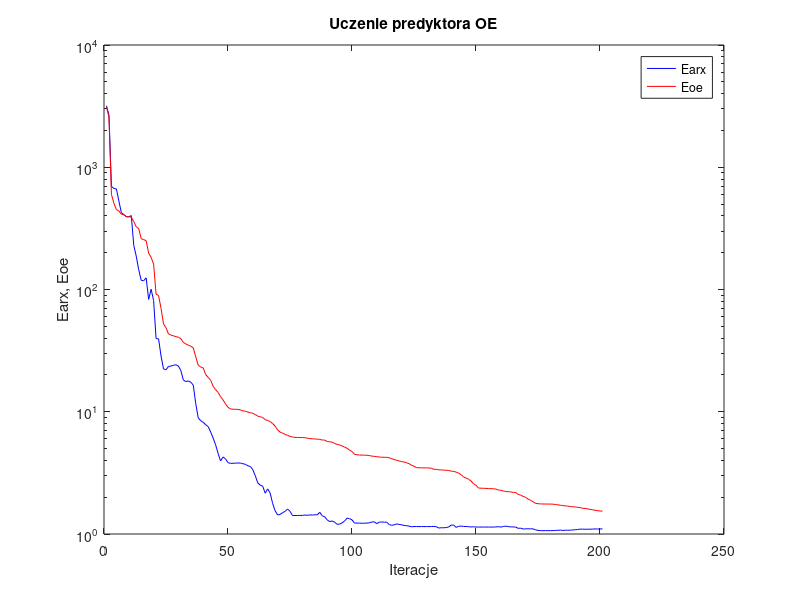
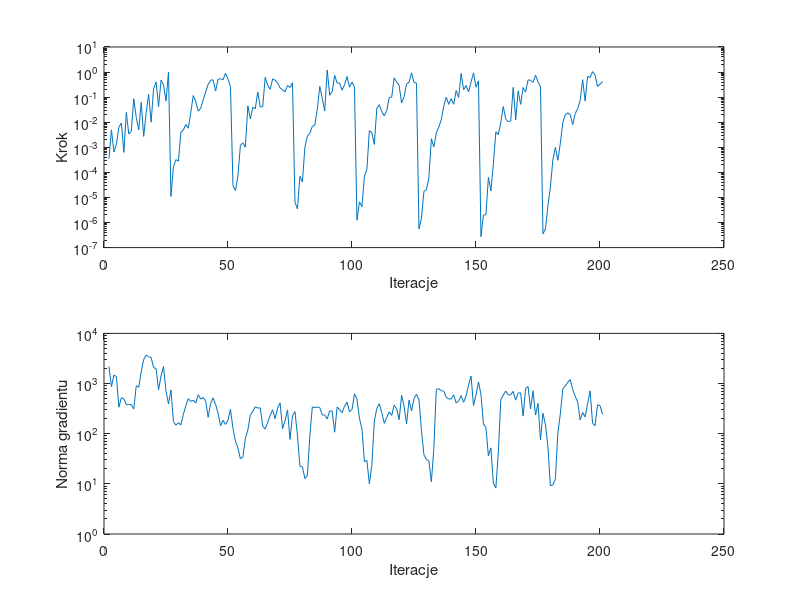

MATLAB code to generate these figures, in order:
%uczenie predyktora oe
clear all;
n=0; farx(n+1)=3.179653e+003; foe(n+1)=3.122186e+003; wspucz(n+1)=0.000000e+000; ng(n+1)=0.000000e+000;
%odnowa zmiennej metryki
n=1; farx(n+1)=2.676048e+003; foe(n+1)=2.565245e+003; krok(n+1)=3.505243e-004; ng(n+1)=2.191981e+003;
n=2; farx(n+1)=6.969304e+002; foe(n+1)=5.996119e+002; krok(n+1)=4.974973e-003; ng(n+1)=8.699432e+002;
n=3; farx(n+1)=6.705100e+002; foe(n+1)=5.072894e+002; krok(n+1)=6.467102e-004; ng(n+1)=1.475138e+003;
n=4; farx(n+1)=6.648690e+002; foe(n+1)=4.503345e+002; krok(n+1)=1.329544e-003; ng(n+1)=1.370097e+003;
n=5; farx(n+1)=5.294657e+002; foe(n+1)=4.386410e+002; krok(n+1)=6.374691e-003; ng(n+1)=3.377118e+002;
n=6; farx(n+1)=4.246192e+002; foe(n+1)=4.128746e+002; krok(n+1)=9.152723e-003; ng(n+1)=5.211569e+002;
n=7; farx(n+1)=4.099017e+002; foe(n+1)=4.095198e+002; krok(n+1)=6.254538e-004; ng(n+1)=4.958928e+002;
n=8; farx(n+1)=3.930067e+002; foe(n+1)=3.954839e+002; krok(n+1)=2.439969e-002; ng(n+1)=3.808785e+002;
n=9; farx(n+1)=3.931539e+002; foe(n+1)=3.941107e+002; krok(n+1)=3.363630e-003; ng(n+1)=3.830848e+002;
n=10; farx(n+1)=4.023666e+002; foe(n+1)=3.898209e+002; krok(n+1)=4.427789e-003; ng(n+1)=3.785086e+002;
n=11; farx(n+1)=2.297629e+002; foe(n+1)=3.599708e+002; krok(n+1)=8.693674e-002; ng(n+1)=3.107508e+002;
n=12; farx(n+1)=1.872915e+002; foe(n+1)=3.258967e+002; krok(n+1)=1.547432e-002; ng(n+1)=9.021997e+002;
n=13; farx(n+1)=1.452642e+002; foe(n+1)=3.143539e+002; krok(n+1)=4.935931e-003; ng(n+1)=8.449308e+002;
n=14; farx(n+1)=1.188697e+002; foe(n+1)=2.603335e+002; krok(n+1)=6.163468e-002; ng(n+1)=1.692888e+003;
n=15; farx(n+1)=1.180184e+002; foe(n+1)=2.560466e+002; krok(n+1)=2.707062e-003; ng(n+1)=3.026192e+003;
n=16; farx(n+1)=1.245388e+002; foe(n+1)=2.503271e+002; krok(n+1)=2.439969e-002; ng(n+1)=3.694536e+003;
n=17; farx(n+1)=8.302720e+001; foe(n+1)=1.984749e+002; krok(n+1)=1.282857e-001; ng(n+1)=3.420208e+003;
n=18; farx(n+1)=1.005365e+002; foe(n+1)=1.831387e+002; krok(n+1)=1.000091e-002; ng(n+1)=3.293692e+003;
n=19; farx(n+1)=8.129516e+001; foe(n+1)=1.613913e+002; krok(n+1)=2.168605e-001; ng(n+1)=2.086332e+003;
n=20; farx(n+1)=3.966811e+001; foe(n+1)=9.156465e+001; krok(n+1)=4.004429e-001; ng(n+1)=1.980425e+003;
n=21; farx(n+1)=3.952436e+001; foe(n+1)=8.932482e+001; krok(n+1)=4.215364e-002; ng(n+1)=7.507777e+002;
n=22; farx(n+1)=2.855180e+001; foe(n+1)=7.003672e+001; krok(n+1)=4.734602e-001; ng(n+1)=1.422194e+003;
n=23; farx(n+1)=2.240978e+001; foe(n+1)=5.232594e+001; krok(n+1)=3.068907e-001; ng(n+1)=2.173906e+003;
n=24; farx(n+1)=2.205939e+001; foe(n+1)=4.865518e+001; krok(n+1)=7.045190e-002; ng(n+1)=6.953702e+002;
n=25; farx(n+1)=2.347086e+001; foe(n+1)=4.328655e+001; krok(n+1)=9.908265e-001; ng(n+1)=3.952376e+002;
%odnowa zmiennej metryki
n=26; farx(n+1)=2.365222e+001; foe(n+1)=4.234920e+001; krok(n+1)=1.109569e-005; ng(n+1)=7.417271e+002;
n=27; farx(n+1)=2.400945e+001; foe(n+1)=4.183447e+001; krok(n+1)=1.662532e-004; ng(n+1)=1.734214e+002;
n=28; farx(n+1)=2.421528e+001; foe(n+1)=4.110266e+001; krok(n+1)=3.232817e-004; ng(n+1)=1.476881e+002;
n=29; farx(n+1)=2.367416e+001; foe(n+1)=4.074028e+001; krok(n+1)=2.781068e-004; ng(n+1)=1.653236e+002;
n=30; farx(n+1)=2.168883e+001; foe(n+1)=3.959226e+001; krok(n+1)=3.966104e-003; ng(n+1)=1.502029e+002;
n=31; farx(n+1)=1.817443e+001; foe(n+1)=3.687923e+001; krok(n+1)=4.915246e-003; ng(n+1)=2.428262e+002;
n=32; farx(n+1)=1.765956e+001; foe(n+1)=3.586076e+001; krok(n+1)=8.055458e-003; ng(n+1)=3.606486e+002;
n=33; farx(n+1)=1.786826e+001; foe(n+1)=3.507669e+001; krok(n+1)=5.767896e-003; ng(n+1)=5.010048e+002;
n=34; farx(n+1)=1.743133e+001; foe(n+1)=3.439337e+001; krok(n+1)=2.452306e-002; ng(n+1)=4.391410e+002;
n=35; farx(n+1)=1.651920e+001; foe(n+1)=3.327625e+001; krok(n+1)=1.160291e-001; ng(n+1)=4.645151e+002;
n=36; farx(n+1)=1.161864e+001; foe(n+1)=2.808674e+001; krok(n+1)=6.694845e-002; ng(n+1)=4.083347e+002;
n=37; farx(n+1)=8.905934e+000; foe(n+1)=2.403878e+001; krok(n+1)=2.732857e-002; ng(n+1)=6.000703e+002;
n=38; farx(n+1)=8.455438e+000; foe(n+1)=2.324609e+001; krok(n+1)=3.631321e-002; ng(n+1)=4.896329e+002;
n=39; farx(n+1)=8.197549e+000; foe(n+1)=2.282221e+001; krok(n+1)=7.814306e-002; ng(n+1)=5.267586e+002;
n=40; farx(n+1)=7.831685e+000; foe(n+1)=2.013592e+001; krok(n+1)=1.613460e-001; ng(n+1)=4.465737e+002;
n=41; farx(n+1)=7.558512e+000; foe(n+1)=1.910195e+001; krok(n+1)=3.213279e-001; ng(n+1)=2.125521e+002;
n=42; farx(n+1)=6.834168e+000; foe(n+1)=1.813909e+001; krok(n+1)=4.681360e-001; ng(n+1)=4.024507e+002;
n=43; farx(n+1)=6.091606e+000; foe(n+1)=1.616220e+001; krok(n+1)=4.923082e-001; ng(n+1)=5.180921e+002;
n=44; farx(n+1)=5.369861e+000; foe(n+1)=1.515711e+001; krok(n+1)=1.752988e-001; ng(n+1)=3.807470e+002;
n=45; farx(n+1)=4.567281e+000; foe(n+1)=1.439068e+001; krok(n+1)=5.131430e-001; ng(n+1)=2.554316e+002;
n=46; farx(n+1)=3.963100e+000; foe(n+1)=1.327951e+001; krok(n+1)=5.461275e-001; ng(n+1)=1.444058e+002;
n=47; farx(n+1)=4.267574e+000; foe(n+1)=1.250250e+001; krok(n+1)=4.929770e-001; ng(n+1)=1.850847e+002;
n=48; farx(n+1)=4.119021e+000; foe(n+1)=1.158443e+001; krok(n+1)=9.089030e-001; ng(n+1)=1.530715e+002;
n=49; farx(n+1)=3.834547e+000; foe(n+1)=1.086495e+001; krok(n+1)=5.223159e-001; ng(n+1)=1.856145e+002;
n=50; farx(n+1)=3.782528e+000; foe(n+1)=1.054274e+001; krok(n+1)=2.680018e-001; ng(n+1)=3.075267e+002;
%odnowa zmiennej metryki
n=51; farx(n+1)=3.790181e+000; foe(n+1)=1.048506e+001; krok(n+1)=2.932016e-005; ng(n+1)=1.269215e+002;
n=52; farx(n+1)=3.797911e+000; foe(n+1)=1.047427e+001; krok(n+1)=1.902178e-005; ng(n+1)=7.103848e+001;
n=53; farx(n+1)=3.810559e+000; foe(n+1)=1.045678e+001; krok(n+1)=7.311636e-005; ng(n+1)=5.215355e+001;
n=54; farx(n+1)=3.803074e+000; foe(n+1)=1.034430e+001; krok(n+1)=1.200091e-003; ng(n+1)=3.160127e+001;
n=55; farx(n+1)=3.758087e+000; foe(n+1)=1.015834e+001; krok(n+1)=1.508794e-003; ng(n+1)=3.421280e+001;
n=56; farx(n+1)=3.715857e+000; foe(n+1)=1.009689e+001; krok(n+1)=1.013537e-003; ng(n+1)=7.997679e+001;
n=57; farx(n+1)=3.615403e+000; foe(n+1)=9.937212e+000; krok(n+1)=4.523999e-002; ng(n+1)=1.187941e+002;
n=58; farx(n+1)=3.566598e+000; foe(n+1)=9.826251e+000; krok(n+1)=1.360047e-002; ng(n+1)=2.346591e+002;
n=59; farx(n+1)=3.356292e+000; foe(n+1)=9.703352e+000; krok(n+1)=3.955695e-002; ng(n+1)=2.805426e+002;
n=60; farx(n+1)=2.997976e+000; foe(n+1)=9.486200e+000; krok(n+1)=3.450322e-002; ng(n+1)=3.450376e+002;
n=61; farx(n+1)=2.617159e+000; foe(n+1)=9.204364e+000; krok(n+1)=1.619492e-001; ng(n+1)=3.231649e+002;
n=62; farx(n+1)=2.510765e+000; foe(n+1)=9.086762e+000; krok(n+1)=4.028924e-002; ng(n+1)=3.283576e+002;
n=63; farx(n+1)=2.459261e+000; foe(n+1)=8.981145e+000; krok(n+1)=4.158324e-002; ng(n+1)=1.429092e+002;
n=64; farx(n+1)=2.156164e+000; foe(n+1)=8.602635e+000; krok(n+1)=6.197524e-001; ng(n+1)=1.232715e+002;
n=65; farx(n+1)=2.338644e+000; foe(n+1)=8.479040e+000; krok(n+1)=2.981443e-001; ng(n+1)=1.678995e+002;
n=66; farx(n+1)=2.158374e+000; foe(n+1)=8.314653e+000; krok(n+1)=2.052436e-001; ng(n+1)=2.308687e+002;
n=67; farx(n+1)=1.778203e+000; foe(n+1)=8.004623e+000; krok(n+1)=5.327344e-001; ng(n+1)=3.003771e+002;
n=68; farx(n+1)=1.550119e+000; foe(n+1)=7.621484e+000; krok(n+1)=4.747686e-001; ng(n+1)=1.990457e+002;
n=69; farx(n+1)=1.432434e+000; foe(n+1)=7.113363e+000; krok(n+1)=3.655097e-001; ng(n+1)=3.268813e+002;
n=70; farx(n+1)=1.444391e+000; foe(n+1)=6.819399e+000; krok(n+1)=2.320583e-001; ng(n+1)=4.105858e+002;
n=71; farx(n+1)=1.495218e+000; foe(n+1)=6.686640e+000; krok(n+1)=1.961845e-001; ng(n+1)=1.259749e+002;
n=72; farx(n+1)=1.529296e+000; foe(n+1)=6.519706e+000; krok(n+1)=1.643984e-001; ng(n+1)=1.821428e+002;
n=73; farx(n+1)=1.601190e+000; foe(n+1)=6.414868e+000; krok(n+1)=2.926858e-001; ng(n+1)=2.980317e+002;
n=74; farx(n+1)=1.534124e+000; foe(n+1)=6.295796e+000; krok(n+1)=2.427388e-001; ng(n+1)=7.703562e+001;
n=75; farx(n+1)=1.416386e+000; foe(n+1)=6.209148e+000; krok(n+1)=3.743213e-001; ng(n+1)=2.285514e+002;
%odnowa zmiennej metryki
n=76; farx(n+1)=1.416497e+000; foe(n+1)=6.165045e+000; krok(n+1)=6.439438e-006; ng(n+1)=2.754748e+002;
n=77; farx(n+1)=1.417147e+000; foe(n+1)=6.159569e+000; krok(n+1)=3.500005e-006; ng(n+1)=9.220731e+001;
n=78; farx(n+1)=1.419379e+000; foe(n+1)=6.154533e+000; krok(n+1)=6.952670e-005; ng(n+1)=2.249219e+001;
n=79; farx(n+1)=1.418397e+000; foe(n+1)=6.152647e+000; krok(n+1)=4.156331e-005; ng(n+1)=2.183706e+001;
n=80; farx(n+1)=1.430629e+000; foe(n+1)=6.135886e+000; krok(n+1)=9.915259e-004; ng(n+1)=1.278844e+001;
n=81; farx(n+1)=1.421170e+000; foe(n+1)=6.080687e+000; krok(n+1)=2.804195e-003; ng(n+1)=1.459236e+001;
n=82; farx(n+1)=1.433336e+000; foe(n+1)=6.025071e+000; krok(n+1)=3.595838e-003; ng(n+1)=9.184643e+001;
n=83; farx(n+1)=1.428238e+000; foe(n+1)=6.010213e+000; krok(n+1)=6.832794e-003; ng(n+1)=3.417706e+002;
n=84; farx(n+1)=1.436619e+000; foe(n+1)=5.987390e+000; krok(n+1)=7.737158e-003; ng(n+1)=3.312111e+002;
n=85; farx(n+1)=1.436666e+000; foe(n+1)=5.976855e+000; krok(n+1)=3.264474e-002; ng(n+1)=3.404926e+002;
n=86; farx(n+1)=1.504660e+000; foe(n+1)=5.934689e+000; krok(n+1)=2.693452e-001; ng(n+1)=3.319557e+002;
n=87; farx(n+1)=1.408223e+000; foe(n+1)=5.875249e+000; krok(n+1)=9.228634e-002; ng(n+1)=2.362103e+002;
n=88; farx(n+1)=1.383544e+000; foe(n+1)=5.866270e+000; krok(n+1)=2.788178e-002; ng(n+1)=2.365163e+002;
n=89; farx(n+1)=1.304715e+000; foe(n+1)=5.703707e+000; krok(n+1)=1.213034e+000; ng(n+1)=1.965900e+002;
n=90; farx(n+1)=1.262802e+000; foe(n+1)=5.686608e+000; krok(n+1)=1.181740e-001; ng(n+1)=2.853232e+002;
n=91; farx(n+1)=1.279167e+000; foe(n+1)=5.627990e+000; krok(n+1)=1.653712e-001; ng(n+1)=2.815006e+002;
n=92; farx(n+1)=1.249965e+000; foe(n+1)=5.500689e+000; krok(n+1)=7.382907e-001; ng(n+1)=1.071724e+002;
n=93; farx(n+1)=1.200176e+000; foe(n+1)=5.411782e+000; krok(n+1)=3.619299e-001; ng(n+1)=3.399446e+002;
n=94; farx(n+1)=1.205021e+000; foe(n+1)=5.347456e+000; krok(n+1)=3.624196e-001; ng(n+1)=3.035639e+002;
n=95; farx(n+1)=1.233542e+000; foe(n+1)=5.256417e+000; krok(n+1)=1.907753e-001; ng(n+1)=2.624406e+002;
n=96; farx(n+1)=1.276065e+000; foe(n+1)=5.143357e+000; krok(n+1)=3.134036e-001; ng(n+1)=3.535794e+002;
n=97; farx(n+1)=1.348587e+000; foe(n+1)=5.024329e+000; krok(n+1)=6.639102e-001; ng(n+1)=4.258147e+002;
n=98; farx(n+1)=1.336118e+000; foe(n+1)=4.853662e+000; krok(n+1)=2.507999e-001; ng(n+1)=2.730518e+002;
n=99; farx(n+1)=1.305721e+000; foe(n+1)=4.725840e+000; krok(n+1)=3.983032e-001; ng(n+1)=3.021953e+002;
n=100; farx(n+1)=1.228467e+000; foe(n+1)=4.484438e+000; krok(n+1)=2.577175e-001; ng(n+1)=6.274166e+002;
%odnowa zmiennej metryki
n=101; farx(n+1)=1.228247e+000; foe(n+1)=4.450406e+000; krok(n+1)=1.236046e-006; ng(n+1)=4.902026e+002;
n=102; farx(n+1)=1.226670e+000; foe(n+1)=4.425960e+000; krok(n+1)=6.639014e-006; ng(n+1)=2.047418e+002;
n=103; farx(n+1)=1.225572e+000; foe(n+1)=4.419891e+000; krok(n+1)=4.273013e-006; ng(n+1)=1.244578e+002;
n=104; farx(n+1)=1.225584e+000; foe(n+1)=4.415292e+000; krok(n+1)=6.874781e-005; ng(n+1)=2.771103e+001;
n=105; farx(n+1)=1.227618e+000; foe(n+1)=4.404596e+000; krok(n+1)=1.300621e-004; ng(n+1)=2.941450e+001;
n=106; farx(n+1)=1.235097e+000; foe(n+1)=4.385958e+000; krok(n+1)=4.576361e-003; ng(n+1)=1.004928e+001;
n=107; farx(n+1)=1.252087e+000; foe(n+1)=4.334415e+000; krok(n+1)=3.852167e-003; ng(n+1)=2.339357e+001;
n=108; farx(n+1)=1.259140e+000; foe(n+1)=4.317848e+000; krok(n+1)=1.297613e-003; ng(n+1)=1.767018e+002;
n=109; farx(n+1)=1.215362e+000; foe(n+1)=4.291118e+000; krok(n+1)=3.582758e-002; ng(n+1)=3.203396e+002;
n=110; farx(n+1)=1.250508e+000; foe(n+1)=4.262239e+000; krok(n+1)=5.016986e-002; ng(n+1)=3.948603e+002;
n=111; farx(n+1)=1.255041e+000; foe(n+1)=4.247755e+000; krok(n+1)=2.674687e-002; ng(n+1)=2.635464e+002;
n=112; farx(n+1)=1.248815e+000; foe(n+1)=4.241279e+000; krok(n+1)=1.799391e-002; ng(n+1)=1.616282e+002;
n=113; farx(n+1)=1.249060e+000; foe(n+1)=4.236043e+000; krok(n+1)=2.925850e-002; ng(n+1)=2.087134e+002;
n=114; farx(n+1)=1.194314e+000; foe(n+1)=4.205423e+000; krok(n+1)=9.685822e-002; ng(n+1)=2.723922e+002;
n=115; farx(n+1)=1.178717e+000; foe(n+1)=4.127597e+000; krok(n+1)=9.990853e-002; ng(n+1)=2.309075e+002;
n=116; farx(n+1)=1.188092e+000; foe(n+1)=4.060879e+000; krok(n+1)=5.872046e-001; ng(n+1)=3.693499e+002;
n=117; farx(n+1)=1.209938e+000; foe(n+1)=4.012847e+000; krok(n+1)=3.963116e-001; ng(n+1)=3.145175e+002;
n=118; farx(n+1)=1.196514e+000; foe(n+1)=3.960259e+000; krok(n+1)=2.965231e-001; ng(n+1)=1.901633e+002;
n=119; farx(n+1)=1.190578e+000; foe(n+1)=3.911297e+000; krok(n+1)=5.801457e-002; ng(n+1)=5.824897e+002;
n=120; farx(n+1)=1.173748e+000; foe(n+1)=3.880218e+000; krok(n+1)=1.041792e-001; ng(n+1)=3.507835e+002;
n=121; farx(n+1)=1.168779e+000; foe(n+1)=3.823675e+000; krok(n+1)=3.355407e-001; ng(n+1)=1.578749e+002;
n=122; farx(n+1)=1.159528e+000; foe(n+1)=3.766061e+000; krok(n+1)=3.923690e-001; ng(n+1)=4.662654e+002;
n=123; farx(n+1)=1.145815e+000; foe(n+1)=3.644497e+000; krok(n+1)=9.270274e-001; ng(n+1)=2.832113e+002;
n=124; farx(n+1)=1.151178e+000; foe(n+1)=3.583841e+000; krok(n+1)=3.839848e-001; ng(n+1)=5.070754e+002;
n=125; farx(n+1)=1.150620e+000; foe(n+1)=3.493233e+000; krok(n+1)=3.607908e-001; ng(n+1)=6.068517e+002;
%odnowa zmiennej metryki
n=126; farx(n+1)=1.150217e+000; foe(n+1)=3.481078e+000; krok(n+1)=5.504840e-007; ng(n+1)=4.798103e+002;
n=127; farx(n+1)=1.150196e+000; foe(n+1)=3.478848e+000; krok(n+1)=1.454311e-006; ng(n+1)=1.157769e+002;
n=128; farx(n+1)=1.150359e+000; foe(n+1)=3.476639e+000; krok(n+1)=1.751338e-005; ng(n+1)=3.801027e+001;
n=129; farx(n+1)=1.150073e+000; foe(n+1)=3.474303e+000; krok(n+1)=2.030432e-005; ng(n+1)=3.056341e+001;
n=130; farx(n+1)=1.150107e+000; foe(n+1)=3.468547e+000; krok(n+1)=6.158863e-005; ng(n+1)=2.872175e+001;
n=131; farx(n+1)=1.150766e+000; foe(n+1)=3.448865e+000; krok(n+1)=2.204222e-003; ng(n+1)=1.093203e+001;
n=132; farx(n+1)=1.154195e+000; foe(n+1)=3.381735e+000; krok(n+1)=1.029641e-003; ng(n+1)=5.078265e+001;
n=133; farx(n+1)=1.147120e+000; foe(n+1)=3.375371e+000; krok(n+1)=3.765398e-003; ng(n+1)=7.675250e+002;
n=134; farx(n+1)=1.118589e+000; foe(n+1)=3.350996e+000; krok(n+1)=6.428545e-003; ng(n+1)=7.895743e+002;
n=135; farx(n+1)=1.125699e+000; foe(n+1)=3.343627e+000; krok(n+1)=1.263902e-002; ng(n+1)=7.154064e+002;
n=136; farx(n+1)=1.124151e+000; foe(n+1)=3.330328e+000; krok(n+1)=4.438543e-002; ng(n+1)=7.036411e+002;
n=137; farx(n+1)=1.129544e+000; foe(n+1)=3.319621e+000; krok(n+1)=9.957579e-002; ng(n+1)=5.312843e+002;
n=138; farx(n+1)=1.140994e+000; foe(n+1)=3.311176e+000; krok(n+1)=5.138140e-002; ng(n+1)=4.919050e+002;
n=139; farx(n+1)=1.183274e+000; foe(n+1)=3.264285e+000; krok(n+1)=8.662598e-002; ng(n+1)=4.928461e+002;
n=140; farx(n+1)=1.182065e+000; foe(n+1)=3.256724e+000; krok(n+1)=5.197516e-002; ng(n+1)=5.947792e+002;
n=141; farx(n+1)=1.132886e+000; foe(n+1)=3.206464e+000; krok(n+1)=1.822367e-001; ng(n+1)=4.084414e+002;
n=142; farx(n+1)=1.155925e+000; foe(n+1)=3.151093e+000; krok(n+1)=9.759878e-002; ng(n+1)=4.484640e+002;
n=143; farx(n+1)=1.160543e+000; foe(n+1)=3.051902e+000; krok(n+1)=8.771846e-001; ng(n+1)=5.757701e+002;
n=144; farx(n+1)=1.153973e+000; foe(n+1)=2.931618e+000; krok(n+1)=1.981558e-001; ng(n+1)=4.233567e+002;
n=145; farx(n+1)=1.150939e+000; foe(n+1)=2.868133e+000; krok(n+1)=2.886121e-001; ng(n+1)=5.694775e+002;
n=146; farx(n+1)=1.148812e+000; foe(n+1)=2.805883e+000; krok(n+1)=1.611570e-001; ng(n+1)=9.325272e+002;
n=147; farx(n+1)=1.140696e+000; foe(n+1)=2.714595e+000; krok(n+1)=4.013589e-001; ng(n+1)=1.407309e+003;
n=148; farx(n+1)=1.146097e+000; foe(n+1)=2.572024e+000; krok(n+1)=9.282331e-001; ng(n+1)=3.625886e+002;
n=149; farx(n+1)=1.139476e+000; foe(n+1)=2.507135e+000; krok(n+1)=2.507212e-001; ng(n+1)=5.965480e+002;
n=150; farx(n+1)=1.139974e+000; foe(n+1)=2.377782e+000; krok(n+1)=4.461084e-001; ng(n+1)=1.078409e+003;
%odnowa zmiennej metryki
n=151; farx(n+1)=1.139916e+000; foe(n+1)=2.369711e+000; krok(n+1)=2.724672e-007; ng(n+1)=6.070627e+002;
n=152; farx(n+1)=1.139959e+000; foe(n+1)=2.365500e+000; krok(n+1)=1.953953e-006; ng(n+1)=1.560193e+002;
n=153; farx(n+1)=1.140153e+000; foe(n+1)=2.361522e+000; krok(n+1)=2.071929e-006; ng(n+1)=1.329435e+002;
n=154; farx(n+1)=1.139927e+000; foe(n+1)=2.353203e+000; krok(n+1)=6.391351e-005; ng(n+1)=3.623202e+001;
n=155; farx(n+1)=1.139573e+000; foe(n+1)=2.347915e+000; krok(n+1)=1.823872e-005; ng(n+1)=5.193918e+001;
n=156; farx(n+1)=1.139232e+000; foe(n+1)=2.346086e+000; krok(n+1)=2.171131e-004; ng(n+1)=1.027502e+001;
n=157; farx(n+1)=1.142074e+000; foe(n+1)=2.330850e+000; krok(n+1)=4.126056e-003; ng(n+1)=8.236930e+000;
n=158; farx(n+1)=1.148682e+000; foe(n+1)=2.290422e+000; krok(n+1)=3.214272e-003; ng(n+1)=4.227020e+001;
n=159; farx(n+1)=1.138730e+000; foe(n+1)=2.279591e+000; krok(n+1)=9.814884e-003; ng(n+1)=4.725092e+002;
n=160; farx(n+1)=1.151981e+000; foe(n+1)=2.247741e+000; krok(n+1)=4.215364e-002; ng(n+1)=5.927510e+002;
n=161; farx(n+1)=1.160395e+000; foe(n+1)=2.226789e+000; krok(n+1)=1.333847e-002; ng(n+1)=7.087494e+002;
n=162; farx(n+1)=1.149071e+000; foe(n+1)=2.218583e+000; krok(n+1)=1.040137e-002; ng(n+1)=5.904964e+002;
n=163; farx(n+1)=1.143669e+000; foe(n+1)=2.211085e+000; krok(n+1)=1.142218e-002; ng(n+1)=5.994373e+002;
n=164; farx(n+1)=1.142336e+000; foe(n+1)=2.190590e+000; krok(n+1)=2.442288e-001; ng(n+1)=6.975444e+002;
n=165; farx(n+1)=1.139263e+000; foe(n+1)=2.182766e+000; krok(n+1)=1.222656e-002; ng(n+1)=4.670898e+002;
n=166; farx(n+1)=1.112670e+000; foe(n+1)=2.110014e+000; krok(n+1)=1.752988e-001; ng(n+1)=6.476781e+002;
n=167; farx(n+1)=1.116547e+000; foe(n+1)=2.078428e+000; krok(n+1)=5.140248e-002; ng(n+1)=6.518593e+002;
n=168; farx(n+1)=1.098064e+000; foe(n+1)=2.030996e+000; krok(n+1)=2.418297e-001; ng(n+1)=2.248037e+002;
n=169; farx(n+1)=1.102349e+000; foe(n+1)=1.996074e+000; krok(n+1)=1.586161e-001; ng(n+1)=7.967453e+002;
n=170; farx(n+1)=1.102263e+000; foe(n+1)=1.932187e+000; krok(n+1)=4.880844e-001; ng(n+1)=8.708427e+002;
n=171; farx(n+1)=1.102466e+000; foe(n+1)=1.886567e+000; krok(n+1)=4.706699e-001; ng(n+1)=3.122793e+002;
n=172; farx(n+1)=1.101642e+000; foe(n+1)=1.835291e+000; krok(n+1)=3.839848e-001; ng(n+1)=7.168500e+002;
n=173; farx(n+1)=1.081770e+000; foe(n+1)=1.781552e+000; krok(n+1)=7.487569e-001; ng(n+1)=2.348759e+002;
n=174; farx(n+1)=1.070966e+000; foe(n+1)=1.769175e+000; krok(n+1)=4.108715e-001; ng(n+1)=4.042080e+002;
n=175; farx(n+1)=1.065378e+000; foe(n+1)=1.762291e+000; krok(n+1)=2.595550e-001; ng(n+1)=7.600077e+001;
%odnowa zmiennej metryki
n=176; farx(n+1)=1.065377e+000; foe(n+1)=1.759884e+000; krok(n+1)=3.542201e-007; ng(n+1)=2.558540e+002;
n=177; farx(n+1)=1.065347e+000; foe(n+1)=1.758895e+000; krok(n+1)=5.540957e-007; ng(n+1)=1.493346e+002;
n=178; farx(n+1)=1.065492e+000; foe(n+1)=1.757481e+000; krok(n+1)=4.725500e-006; ng(n+1)=5.469716e+001;
n=179; farx(n+1)=1.065476e+000; foe(n+1)=1.757335e+000; krok(n+1)=2.605170e-005; ng(n+1)=9.139302e+000;
n=180; farx(n+1)=1.065865e+000; foe(n+1)=1.755153e+000; krok(n+1)=3.199854e-004; ng(n+1)=9.514336e+000;
n=181; farx(n+1)=1.069457e+000; foe(n+1)=1.741055e+000; krok(n+1)=9.915259e-004; ng(n+1)=1.252693e+001;
n=182; farx(n+1)=1.071601e+000; foe(n+1)=1.734907e+000; krok(n+1)=3.028661e-004; ng(n+1)=1.044432e+002;
n=183; farx(n+1)=1.076073e+000; foe(n+1)=1.717489e+000; krok(n+1)=1.427772e-003; ng(n+1)=2.470722e+002;
n=184; farx(n+1)=1.068628e+000; foe(n+1)=1.710435e+000; krok(n+1)=9.659422e-003; ng(n+1)=7.841599e+002;
n=185; farx(n+1)=1.074089e+000; foe(n+1)=1.697210e+000; krok(n+1)=1.955649e-002; ng(n+1)=8.944691e+002;
n=186; farx(n+1)=1.073211e+000; foe(n+1)=1.692167e+000; krok(n+1)=2.378377e-002; ng(n+1)=1.063693e+003;
n=187; farx(n+1)=1.075218e+000; foe(n+1)=1.676557e+000; krok(n+1)=1.953576e-002; ng(n+1)=1.195550e+003;
n=188; farx(n+1)=1.077904e+000; foe(n+1)=1.670790e+000; krok(n+1)=8.055458e-003; ng(n+1)=7.571274e+002;
n=189; farx(n+1)=1.084421e+000; foe(n+1)=1.666171e+000; krok(n+1)=2.219272e-002; ng(n+1)=5.572017e+002;
n=190; farx(n+1)=1.088832e+000; foe(n+1)=1.650538e+000; krok(n+1)=3.426151e-002; ng(n+1)=4.296122e+002;
n=191; farx(n+1)=1.096154e+000; foe(n+1)=1.643611e+000; krok(n+1)=7.437068e-002; ng(n+1)=1.885762e+002;
n=192; farx(n+1)=1.096279e+000; foe(n+1)=1.623515e+000; krok(n+1)=4.971061e-001; ng(n+1)=2.644737e+002;
n=193; farx(n+1)=1.092269e+000; foe(n+1)=1.619856e+000; krok(n+1)=6.964181e-002; ng(n+1)=2.157596e+002;
n=194; farx(n+1)=1.095912e+000; foe(n+1)=1.605578e+000; krok(n+1)=6.744582e-001; ng(n+1)=3.978838e+002;
n=195; farx(n+1)=1.094206e+000; foe(n+1)=1.590445e+000; krok(n+1)=6.113321e-001; ng(n+1)=7.139741e+002;
n=196; farx(n+1)=1.097528e+000; foe(n+1)=1.579999e+000; krok(n+1)=1.040723e+000; ng(n+1)=1.620199e+002;
n=197; farx(n+1)=1.100126e+000; foe(n+1)=1.564114e+000; krok(n+1)=7.638023e-001; ng(n+1)=1.435230e+002;
n=198; farx(n+1)=1.098244e+000; foe(n+1)=1.550884e+000; krok(n+1)=2.672252e-001; ng(n+1)=3.766570e+002;
n=199; farx(n+1)=1.098713e+000; foe(n+1)=1.545793e+000; krok(n+1)=3.262230e-001; ng(n+1)=3.644615e+002;
n=200; farx(n+1)=1.102955e+000; foe(n+1)=1.535228e+000; krok(n+1)=4.178411e-001; ng(n+1)=2.437763e+002;

figure; semilogy(farx,'b'); hold on; semilogy(foe,'r'); xlabel('Iteracje'); ylabel('Earx, Eoe'); legend('Earx','Eoe'); title('Uczenie predyktora OE');
figure; subplot(2,1,1); semilogy(krok); xlabel('Iteracje'); ylabel('Krok');
subplot(2,1,2); semilogy(ng); xlabel('Iteracje'); ylabel('Norma gradientu');
Earx=farx(n+1)
Eoe=foe(n+1)
